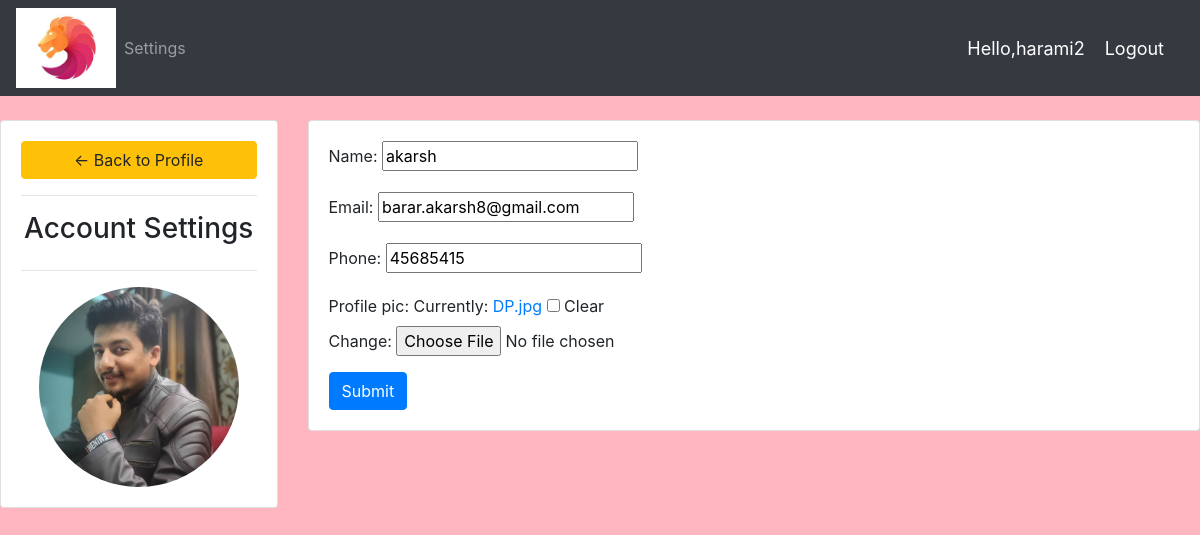
Screenshot of /account/ (signed in) with the database file from the repository.
### accounts/models.py (models this page shows, shortened)
class Customer(models.Model):
    user=models.OneToOneField(User,null=True,blank=True,on_delete=models.CASCADE)
    name=models.CharField(max_length=25,null=True)
    email=models.CharField(max_length=25,null=True)
    phone=models.CharField(max_length=12,null=True)
    profile_pic=models.ImageField(default="dpdefault.png",null=True,blank=True)
    date=models.DateTimeField(auto_now_add=True,null=True)

### accounts/decorators.py (the view)
        def wrapper_func(request,*args,**kwargs):
            group=None
            if request.user.groups.exists():
                group=request.user.groups.all()[0].name
            if group in allowed_roles:
                return view_func(request,*args,**kwargs)
            else:
                return HttpResponse('You are not allowed to this page')

### accounts/forms.py
class CustomerForm(ModelForm):
    class  Meta:
        model=Customer
        fields='__all__'
        exclude=['user']

### accounts/views.py (called while the page is built)
@login_required(login_url='login')
@allowed_user(allowed_roles=['customer'])
def accountSettings(request):
	customer = request.user.customer
	form = CustomerForm(instance=customer)
	if request.method == 'POST':
		form = CustomerForm(request.POST, request.FILES,instance=customer)
		if form.is_valid():
			form.save()
	context = {'form':form}
	return render(request, 'acount_settings.htm', context)

### accounts/templates/acount_settings.htm (shortened to what this page needs)
{%  extends 'main.htm' %}
{% load static %}
{% block content %}
<br>
<div class="row">
	<div class="col-md-3">
		<div class="card card-body">
			<a class="btn btn-warning" href="{% url 'home' %}"> &#8592; Back to Profile</a>
			<hr>
			<h3 style="text-align: center">Account Settings</h3>
			<hr>
			<img class="profile-pic" src="{{request.user.customer.profile_pic.url}}" >
		</div>
	</div>
	<div class="col-md-9">
		<div class="card card-body">
			<form method="POST" action="" enctype="multipart/form-data">
				{{form.as_p}}
			<input class="btn btn-primary" type="submit" name="Update Information">
			</form>
		</div>
	</div>
</div>
{% endblock %}

### accounts/templates/main.htm (shortened to what this page needs)
{% load static%}
<!doctype html>
<html lang="en">
  <head>
    <link rel="stylesheet" href="https://stackpath.bootstrapcdn.com/bootstrap/4.5.2/css/bootstrap.min.css">
    <link rel="stylesheet" href="{% static '/main.css'%}">
  </head>
  <body>
    <nav class="navbar navbar-expand-lg navbar-dark bg-dark">
      <img src="/static/img/logo.jpeg" alt="" width="100" height="80">
        <div class="collapse navbar-collapse" id="navbarNav">
          <ul class="navbar-nav">
            {% if request.user.is_staff %}
            <li class="nav-item active">
              <a class="nav-link" href="{% url 'home' %}"> Dashboard </a>
            </li>
            <li class="nav-item">
              <a class="nav-link" href="{% url 'products' %}">Products</a>
            </li>
            {% else %}
            <li class="nav-item">
              <a class="nav-link" href="{% url 'account' %}">Settings</a>
            </li>
            {% endif %}
          </ul>
        </div>
        <span class="hello-msg">Hello,{{request.user}}</span>
        <span><a class="hello-msg" href="{% url 'logout' %}">Logout</a></span>
      </nav>
    {% block content %}
    {% endblock %}
  </body>
</html>

### static/main.css (style rules this page uses)
body { background-color:lightpink; }

### accounts/templates/main.htm (style rules this page uses)
.hello-msg { font-size: 18px; color: #ffffff; margin-right: 20px; }

### accounts/templates/acount_settings.htm (style rules this page uses)
.profile-pic { max-width: 200px; max-height:200px; margin: 0 auto; border-radius: 50%; }

### rows the page displays
Customer: name "akarsh", email "barar.akarsh8@gmail.com", phone "45685415"

### other values shown
{{ request.user }} "harami2"
